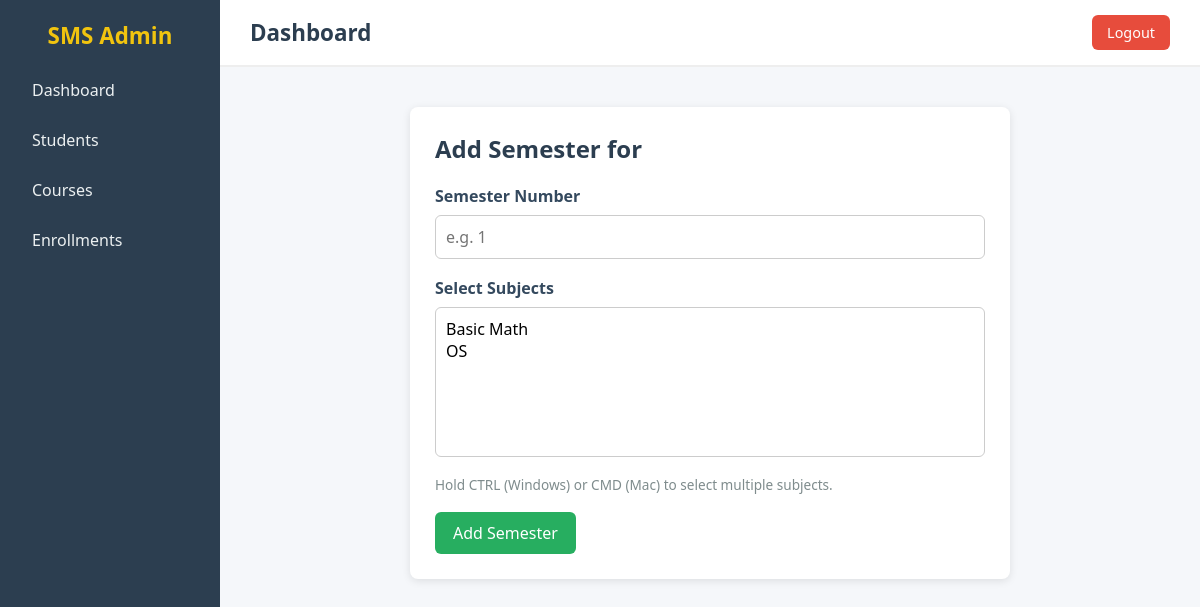
/courses/3/semesters/add/form, run on an earlier commit of the app's database.
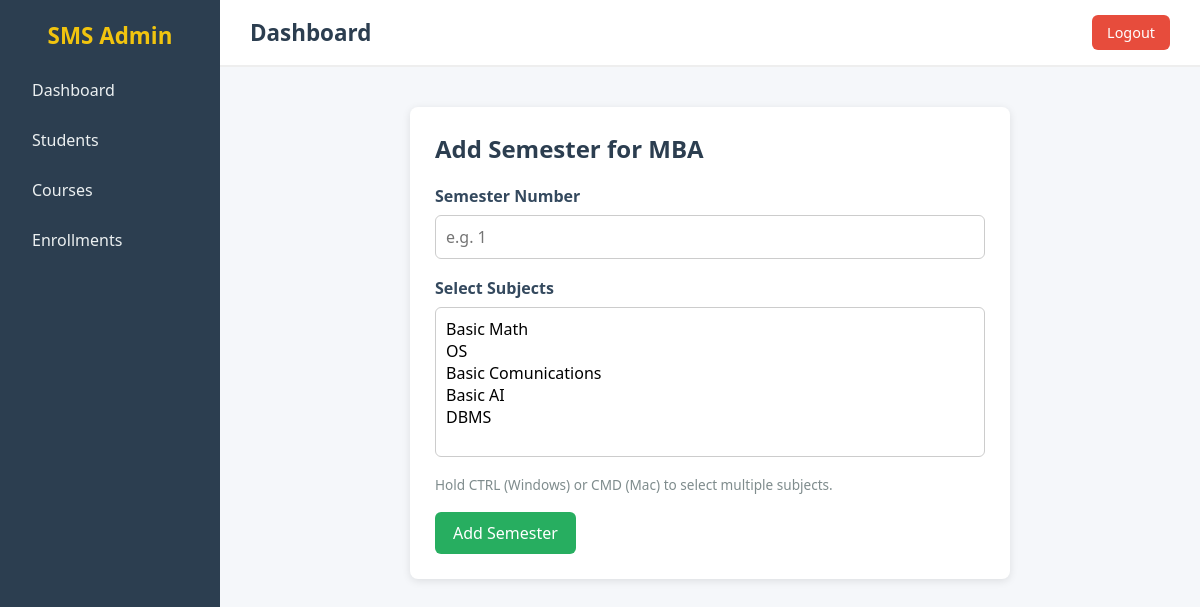
And on a later commit of the database.
### app/models/sms_models.py (models this page shows)
class Course(db.Model):
    __tablename__ = "courses"
    id = db.Column(db.Integer, primary_key=True)
    name = db.Column(db.String(100), nullable=False, unique=True)
    duration = db.Column(db.String(20), nullable=False)
    semesters = db.relationship("Semester", backref="course", lazy=True)

### app/routes/courses.py (the view)
@course_bp.route("/courses/<int:course_id>/semesters/add/form",methods = ["POST","GET"])
def add_semester(course_id):
    if request.method ==  "POST":
        c_id = request.form.get("course_id")
        sem_num = request.form.get("number")
        selected_subjects = request.form.getlist("subjects")
        print(c_id)
        print(sem_num)
        print(selected_subjects)
        new_sem = Semester(number= sem_num,course_id = c_id)
        db.session.add(new_sem)
        db.session.flush()
        for sub in selected_subjects:
            new_sub = SemesterSubject(semester_id = new_sem.id,subject_id = sub)
            db.session.add(new_sub)
        db.session.commit()
        got_course = Course.query.filter_by(id = course_id).first()
        return render_template("courses/add_semester.html",course = got_course,subjects = Subject.query.all())
    else:
        got_course = Course.query.filter_by(id = course_id).first()
        return render_template("courses/add_semester.html",course = got_course,subjects = Subject.query.all())

### app/templates/courses/add_semester.html (shortened to what this page needs)
{% extends "base.html" %}
{% block css %}
<link rel="stylesheet" href="{{ url_for('static', filename='css/add_semester.css') }}">
{% endblock %}
{% block content %}
<div class="form-container">
  <h2>Add Semester for {{ course.name  }}</h2>
  <form method="POST" action="/courses/{{ course.id }}/semesters/add/form">
    <label for="number">Semester Number</label>
    <input type="number" id="number" name="number" placeholder="e.g. 1" required>
    <label for="subjects">Select Subjects</label>
    <select id="subjects" name="subjects" multiple required>
      {% for subject in subjects %}
        <option value="{{ subject.code }}">{{ subject.name }}</option>
      {% endfor %}
    </select>
    <small class="note">Hold CTRL (Windows) or CMD (Mac) to select multiple subjects.</small>
    <button type="submit" class="btn">Add Semester</button>
  </form>
</div>
{% endblock %}

What changed in the data, as far as the page shows it:
added Course: name "MBA"
Also different on the page:
form field subjects: "Basic Math / OS" → "Basic Math / OS / Basic Comunications / Basic AI / DBMS"
